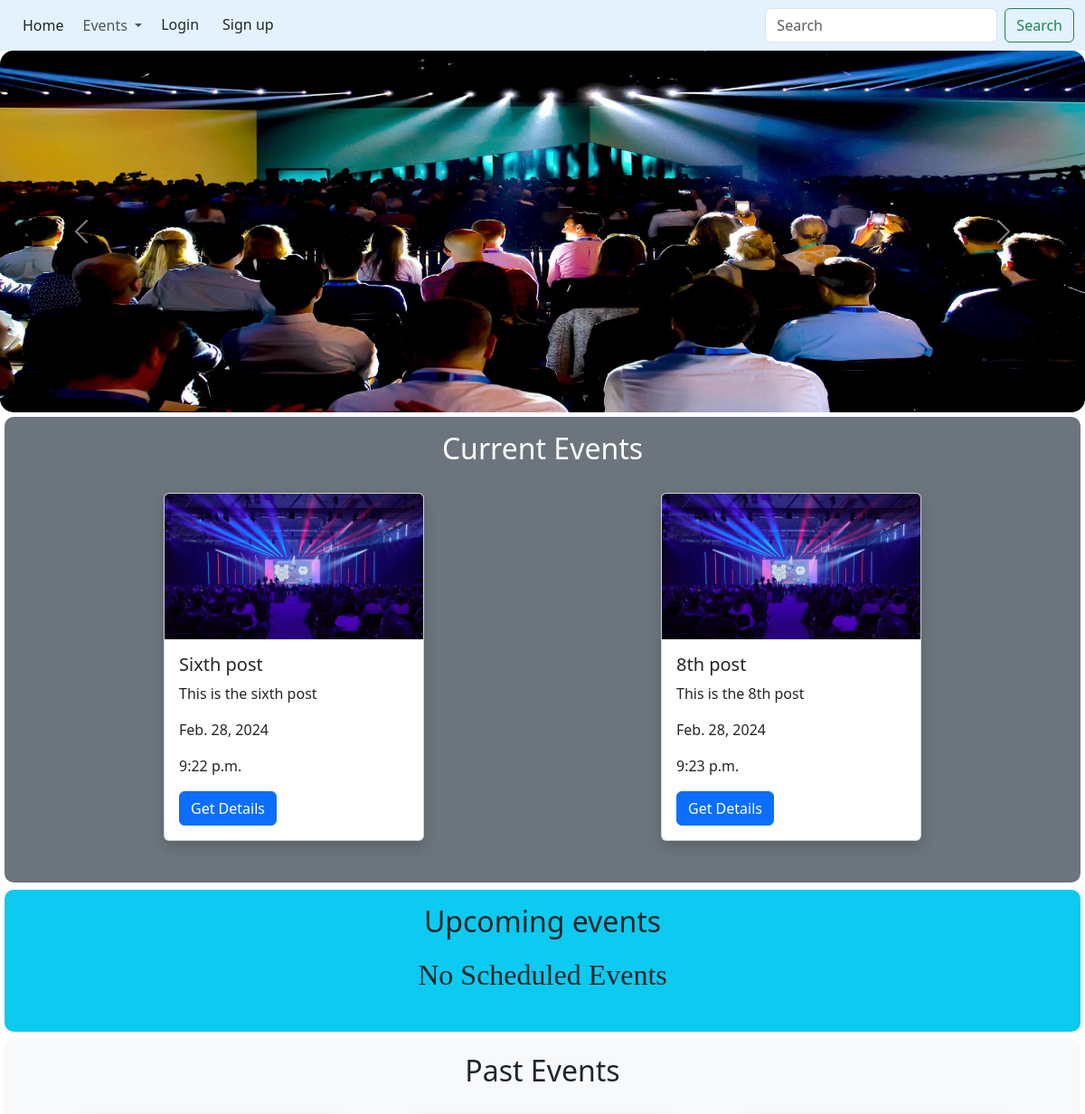
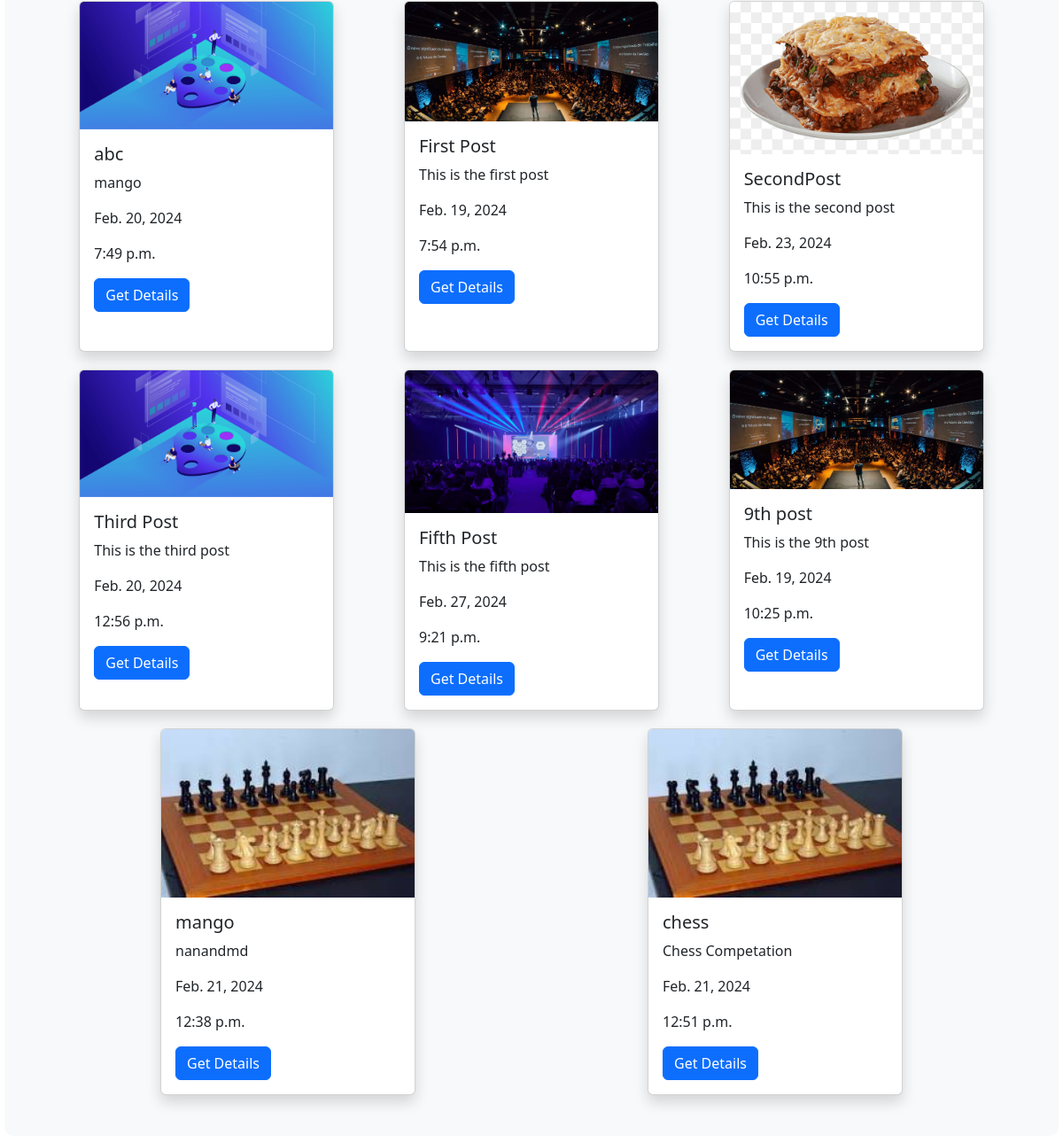
The page /home on the database its author committed (2 pictures, top to bottom).
### socialpost/models.py (models this page shows)
class posts(models.Model):
    title=models.CharField(max_length=10)
    discription=models.TextField()
    details=models.TextField(null=True)
    date=models.DateField()
    time=models.TimeField()
    file=models.FileField(upload_to='postsimage/',max_length=250,null=True,default=None)
    userid = models.ForeignKey(User, on_delete=models.CASCADE,to_field='username')

### socialpost/views.py (the view)
# urls.py: 2. Add a URL to urlpatterns:  path('', views.home, name='home')
def home(request):
    all_posts = posts.objects.all()
    current_date = datetime.now()
    posts_for_today = posts.objects.filter(date=current_date)
    posts_for_feature=posts.objects.filter(date__gt=current_date)
    posts_for_past = posts.objects.filter(date__lt=current_date)
    print(posts_for_past)
    data={"all_posts":all_posts,
          "current_date":current_date,
          "posts_for_today":posts_for_today,
          "posts_for_feature":posts_for_feature,
          "posts_for_past": posts_for_past}
    return render(request,"homepage.html",data)

### templates/homepage.html (shortened to what this page needs)
<!DOCTYPE html>
<html lang="en">
<head>
    <link href="https://cdn.jsdelivr.net/npm/bootstrap@5.3.2/dist/css/bootstrap.min.css" rel="stylesheet"
>
</head>
<body>
    <div class="main">
        <nav class="navbar navbar-expand-lg navbar-light" style="background-color: #e3f2fd;">
            <div class="container-fluid">
                <a class="btn btn btn3" href="#">Home</a>
                <div class="collapse navbar-collapse" id="navbarSupportedContent">
                    <ul class="navbar-nav me-auto mb-2 mb-lg-0">
                        <li class="nav-item dropdown">
                            <a class="nav-link dropdown-toggle" href="#" id="navbarDropdown" role="button"
                                data-bs-toggle="dropdown" aria-expanded="false">
                                Events
                            </a>
                        </li>
                        <li class="nav-item">
                            <a href="loginform" class="btn btn btn1" target="_blank">Login </a>
                        </li>
                        <li class="nav-item">
                            <a href="signupform" class="btn btn btn1" target="_blank">Sign up</a>
                        </li>
                    </ul>
                    <form class="d-flex">
                        <input class="form-control me-2" type="search" placeholder="Search" aria-label="Search">
                        <button class="btn btn-outline-success" type="submit">Search</button>
                    </form>
                </div>
            </div>
        </nav>
        <div class="carousel-container">
            <div id="carouselExampleControls" class="carousel slide" data-bs-ride="carousel">
                <div class="carousel-inner">
                    <div class="carousel-item active" x;>
                        <img src="show1" class="d-block w-100 " style="height: 50vh;  border-radius: 15px;" alt="...">
                    </div>
                </div>
                <button class="carousel-control-prev" type="button" data-bs-target="#carouselExampleControls"
                    data-bs-slide="prev">
                    <span class="carousel-control-prev-icon" aria-hidden="true"></span>
                </button>
                <button class="carousel-control-next" type="button" data-bs-target="#carouselExampleControls"
                    data-bs-slide="next">
                    <span class="carousel-control-next-icon" aria-hidden="true"></span>
                </button>
            </div>
        </div>
        <div class="content">
            <div class="p-3 mb-2 bg-secondary text-white event-content" id="currentevents">
                <div class="container" >
                    <h2 style="text-align: center;">Current Events</h2>
                    <div class="currentevents d-flex flex-wrap justify-content-around">
                        {% for post in posts_for_today%}
                        {% if post.date|date:"Y-m-d" == current_date|date:"Y-m-d" %}
                        <div class="card shadow" style="width: 18rem;">
                            <img src="/media/{{post.file}}" class="card-img-top" alt="no photo uploaded/post photo">
                            <div class="card-body">
                                <h5 class="card-title">{{post.title}}</h5>
                                <p class="card-text"> {{post.discription}} </p>
                                <p>{{post.date}}</p>
                                <p>{{post.time}}</p>
                                <a href="{% url 'moredetails' %}?postid={{post.id}}" class="btn btn-primary" target="_blank">Get Details</a>
                            </div>
                        </div>
                        {% endif %}
                        {% empty %}
                        <h2 style="font-family: Cambria, Cochin, Georgia, Times, 'Times New Roman', serif;">No Events
                            Today</h2>
                        {% endfor %}
                    </div>
                </div>
            </div>
        <div class="p-3 mb-2 bg-info text-dark event-content" id="upcomingevents">
            <div class="container" style="width: 100vw;">
                <h2 style="text-align: center;">Upcoming events</h2>
                <div class="currentevents d-flex flex-wrap justify-content-around" id="upcomingevents">
                    {% for post in posts_for_feature%}
                    <div class="card shadow" style="width: 18rem;">
                        <img src="/media/{{post.file}}" class="card-img-top" alt="no photo uploaded/post photo">
                        <div class="card-body">
                            <h5 class="card-title">{{post.title}}</h5>
                            <p class="card-text"> {{post.discription}} </p>
                            <p>{{post.date}}</p>
                            <p>{{post.time}}</p>
                            <a href="{% url 'moredetails' %}?postid={{post.id}}" class="btn btn-primary" target="_blank">Get Details</a>
                        </div>
                    </div>
                    {% empty %}
                    <h2 style="font-family: Cambria, Cochin, Georgia, Times, 'Times New Roman', serif;">No Scheduled
                        Events</h2>
                    {% endfor %}
                </div>
            </div>
        </div>
        <div class="p-3 mb-2 bg-light text-dark event-content" id="pastevents">
            <div class="container">
                <h2 style="text-align: center;">Past Events</h2>
                <div class="currentevents d-flex flex-wrap justify-content-around" id="upcomingevents">
                    {% for post in all_posts%}
                    {% if post.date|date:"Y-m-d" < current_date|date:"Y-m-d" %}
                     <div class="card shadow"
                        style="width: 18rem;">
                        <img src="/media/{{post.file}}" class="card-img-top" alt="no photo uploaded/post photo  ">
                        <div class="card-body">
                            <h5 class="card-title">{{post.title}}</h5>
                            <p class="card-text"> {{post.discription}} </p>
                            <p>{{post.date}}</p>
                            <p>{{post.time}}</p>
                            <a href="{% url 'moredetails' %}?postid={{post.id}}" class="btn btn-primary" target="_blank">Get Details</a>
                        </div>
                </div>
                   {% endif %}
                {% empty %}
                <h2 style="font-family: Cambria, Cochin, Georgia, Times, 'Times New Roman', serif;">No Past
                    Events</h2>
                {% endfor %}
            </div>
        </div>
    </div>
    </div>
    </div>
</body>
</html>

### templates/homepage.html (style rules this page uses)
* { padding: 0; margin: 0; }
.currentevents { margin: 20px; }
.card { margin: 10px; }
.container { width: 100%; padding: 0; }
.main { width: 100%; }
.content { margin: 5px; }
.event-content { border-radius: 10px; }

### rows shown on the page
posts: file (picture), title "Sixth post", discription "This is the sixth post", date "Feb. 28, 2024", time "9:22 p.m."
posts: file (picture), title "8th post", discription "This is the 8th post", date "Feb. 28, 2024", time "9:23 p.m."
posts: file (picture), title "abc", discription "mango", date "Feb. 20, 2024", time "7:49 p.m."
posts: file (picture), title "First Post", discription "This is the first post", date "Feb. 19, 2024", time "7:54 p.m."
posts: file (picture), title "SecondPost", discription "This is the second post", date "Feb. 23, 2024", time "10:55 p.m."
posts: file (picture), title "Third Post", discription "This is the third post", date "Feb. 20, 2024", time "12:56 p.m."
posts: file (picture), title "Fifth Post", discription "This is the fifth post", date "Feb. 27, 2024", time "9:21 p.m."
posts: file (picture), title "9th post", discription "This is the 9th post", date "Feb. 19, 2024", time "10:25 p.m."
posts: file (picture), title "mango", discription "nanandmd", date "Feb. 21, 2024", time "12:38 p.m."
posts: file (picture), title "chess", discription "Chess Competation", date "Feb. 21, 2024", time "12:51 p.m."
